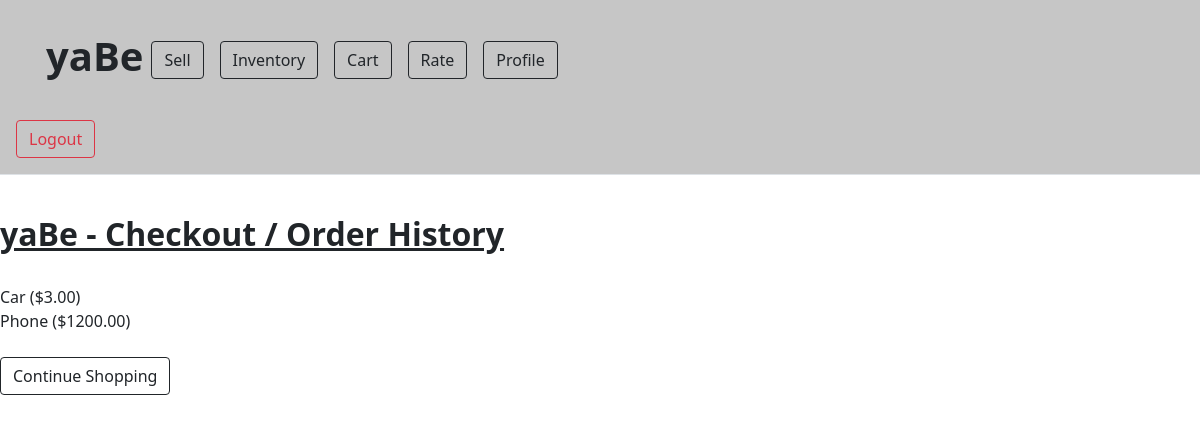
/checkout (signed in), run on the app's committed database.
### app/models.py (models this page shows)
class Order(db.Model):
  id = db.Column(db.Integer, primary_key = True)
  itemList = db.Column(db.String(1024))
  subtotal = db.Column(db.Float)
  buyerID = db.Column(db.Integer, db.ForeignKey('user.id'))

### app/routes.py (the view)
@appObj.route('/checkout')
@login_required
def checkout():
  orders = Order.query.filter_by(buyerID = current_user.id)
  return render_template("checkout.html", orders = orders)

### app/models.py (called while the page is built)
@login.user_loader
def load_user(id):
 return User.query.get(int(id))

### app/templates/checkout.html (shortened to what this page needs)
<!doctype html>
<html lang="en">
  <head>
     <link href="https://cdn.jsdelivr.net/npm/bootstrap@5.0.2/dist/css/bootstrap.min.css" rel="stylesheet">
    <body>
    <body>
<main>
   <header class="p-3 mb-3 border-bottom" style= "background: #c6c6c6">
    <div class="container p-3 mb-3" style="background: #c6c6c6"">
     <div class="d-flex flex-wrap align-items-center justify-content-center justify-content-lg-start"</div>
        <a href="/home" class="d-flex align-items-center mb-2 mb-lg-0 text-dark text-decoration-none">
         <h1> <b> yaBe </b> </h1>
        </a>
        <ul class="nav col-12 col-lg-auto me-lg-auto mb-2 justify-content-center mb-md-0">
         <li> <a class="btn btn-outline-dark m-2" href="sell_item" role="button">Sell</a> </li>
         <li> <a class="btn btn-outline-dark m-2" href="see_all_items" role="button">Inventory</a> </li>
         <li> <a class="btn btn-outline-dark m-2" href="cart" role="button">Cart</a></li>
         <li> <a class="btn btn-outline-dark m-2" href= "/search_user_rate" role="button"> Rate </a> <li>
         <li> <a class="btn btn-outline-dark m-2" href="view_profile" role="button"> Profile </a></li>
        </ul>
        <br>
       </div>
     </div>
  <div class="d-flex flex-wrap align-items-center justify-content-center justify-content-lg-start" </div>
   <a class="btn btn-outline-danger mr-2" href="{{url_for('logout')}}" role="button"> Logout </a>
  </header>
  <br>
  <h2><b><u> yaBe - Checkout / Order History </b></u></h2>
   <br>
        {%for item in orders%}
        {{item.itemList}} ({{"$%.2f"|format(item.subtotal)}})
        <br>
        {%endfor%}
        <br>
        <div>
            <a class="btn btn-outline-dark" href="home" role="button"> Continue Shopping </a>
        </div>
  </body>
  </body>
</html>

### data on the page
Order: itemList "Car", subtotal "$3.00"
Order: itemList "Phone", subtotal "$1200.00"
